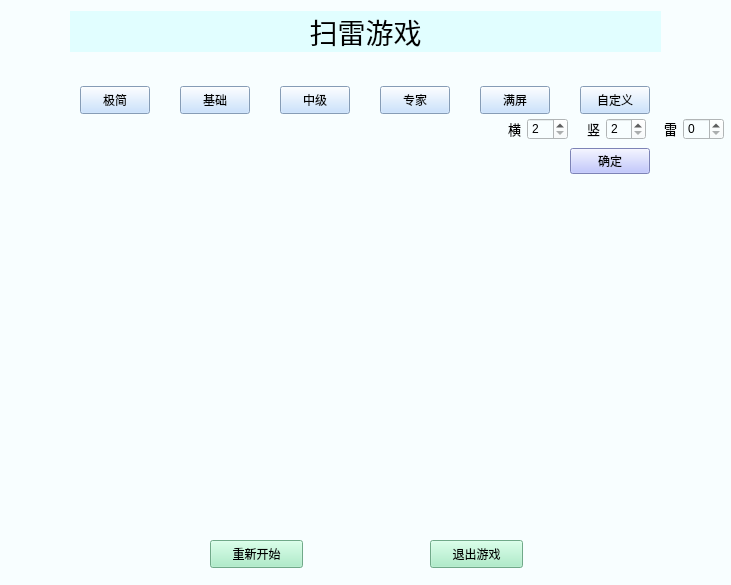
<?xml version="1.0" encoding="UTF-8"?>
<ui version="4.0">
 <class>GameWindow</class>
 <widget class="QWidget" name="GameWindow">
  <property name="geometry">
   <rect>
    <x>0</x>
    <y>0</y>
    <width>731</width>
    <height>585</height>
   </rect>
  </property>
  <property name="windowTitle">
   <string>Form</string>
  </property>
  <property name="styleSheet">
   <string notr="true">QWidget{
	background-color: rgb(248, 254, 255);}</string>
  </property>
  <widget class="QPushButton" name="pushButton">
   <property name="geometry">
    <rect>
     <x>180</x>
     <y>86</y>
     <width>70</width>
     <height>28</height>
    </rect>
   </property>
   <property name="styleSheet">
    <string notr="true">QPushButton{ 
	background-color: rgb(187, 218, 255);}

QPushButton:hover{
	background-color: rgb(213, 234, 255);}</string>
   </property>
   <property name="text">
    <string>基础</string>
   </property>
  </widget>
  <widget class="QPushButton" name="pushButton_2">
   <property name="geometry">
    <rect>
     <x>280</x>
     <y>86</y>
     <width>70</width>
     <height>28</height>
    </rect>
   </property>
   <property name="styleSheet">
    <string notr="true">QPushButton{ 
	background-color: rgb(187, 218, 255);}

QPushButton:hover{
	background-color: rgb(213, 234, 255);}</string>
   </property>
   <property name="text">
    <string>中级</string>
   </property>
  </widget>
  <widget class="QPushButton" name="pushButton_3">
   <property name="geometry">
    <rect>
     <x>380</x>
     <y>86</y>
     <width>70</width>
     <height>28</height>
    </rect>
   </property>
   <property name="styleSheet">
    <string notr="true">QPushButton{ 
	background-color: rgb(187, 218, 255);}

QPushButton:hover{
	background-color: rgb(213, 234, 255);}</string>
   </property>
   <property name="text">
    <string>专家</string>
   </property>
  </widget>
  <widget class="QPushButton" name="pushButton_4">
   <property name="geometry">
    <rect>
     <x>480</x>
     <y>86</y>
     <width>70</width>
     <height>28</height>
    </rect>
   </property>
   <property name="styleSheet">
    <string notr="true">QPushButton{ 
	background-color: rgb(187, 218, 255);}

QPushButton:hover{
	background-color: rgb(213, 234, 255);}</string>
   </property>
   <property name="text">
    <string>满屏</string>
   </property>
  </widget>
  <widget class="QPushButton" name="pushButton_5">
   <property name="geometry">
    <rect>
     <x>580</x>
     <y>86</y>
     <width>70</width>
     <height>28</height>
    </rect>
   </property>
   <property name="styleSheet">
    <string notr="true">QPushButton{ 
	background-color: rgb(187, 218, 255);
}

QPushButton:hover{
	background-color: rgb(213, 234, 255);}</string>
   </property>
   <property name="text">
    <string>自定义</string>
   </property>
  </widget>
  <widget class="QLabel" name="label">
   <property name="geometry">
    <rect>
     <x>70</x>
     <y>11</y>
     <width>591</width>
     <height>41</height>
    </rect>
   </property>
   <property name="font">
    <font>
     <pointsize>21</pointsize>
    </font>
   </property>
   <property name="styleSheet">
    <string notr="true">QLabel{ 
	background-color: rgb(225, 254, 255);}</string>
   </property>
   <property name="text">
    <string>扫雷游戏</string>
   </property>
   <property name="alignment">
    <set>Qt::AlignCenter</set>
   </property>
  </widget>
  <widget class="QPushButton" name="pushButton_restart">
   <property name="geometry">
    <rect>
     <x>210</x>
     <y>540</y>
     <width>93</width>
     <height>28</height>
    </rect>
   </property>
   <property name="styleSheet">
    <string notr="true">QPushButton{ 
	background-color: rgb(157, 236, 192);
	;}


QPushButton:hover{
	background-color: rgb(202, 255, 227);}
</string>
   </property>
   <property name="text">
    <string>重新开始</string>
   </property>
  </widget>
  <widget class="QPushButton" name="pushButton_quit">
   <property name="geometry">
    <rect>
     <x>430</x>
     <y>540</y>
     <width>93</width>
     <height>28</height>
    </rect>
   </property>
   <property name="styleSheet">
    <string notr="true">QPushButton{ 
	background-color: rgb(157, 236, 192);
	;}


QPushButton:hover{
	background-color: rgb(202, 255, 227);}
</string>
   </property>
   <property name="text">
    <string>退出游戏</string>
   </property>
  </widget>
  <widget class="QLabel" name="label_face">
   <property name="geometry">
    <rect>
     <x>345</x>
     <y>130</y>
     <width>41</width>
     <height>41</height>
    </rect>
   </property>
   <property name="styleSheet">
    <string notr="true">border-image: url(:/icons/icons/smile.png);</string>
   </property>
   <property name="text">
    <string/>
   </property>
  </widget>
  <widget class="QLabel" name="label_result">
   <property name="geometry">
    <rect>
     <x>70</x>
     <y>59</y>
     <width>591</width>
     <height>20</height>
    </rect>
   </property>
   <property name="font">
    <font>
     <pointsize>12</pointsize>
    </font>
   </property>
   <property name="styleSheet">
    <string notr="true"/>
   </property>
   <property name="text">
    <string/>
   </property>
   <property name="alignment">
    <set>Qt::AlignCenter</set>
   </property>
  </widget>
  <widget class="QPushButton" name="pushButton_6">
   <property name="geometry">
    <rect>
     <x>80</x>
     <y>86</y>
     <width>70</width>
     <height>28</height>
    </rect>
   </property>
   <property name="styleSheet">
    <string notr="true">QPushButton{ 
	background-color: rgb(187, 218, 255);}

QPushButton:hover{
	background-color: rgb(213, 234, 255);}</string>
   </property>
   <property name="text">
    <string>极简</string>
   </property>
  </widget>
  <widget class="QLabel" name="label_5">
   <property name="geometry">
    <rect>
     <x>389</x>
     <y>120</y>
     <width>101</width>
     <height>61</height>
    </rect>
   </property>
   <property name="font">
    <font>
     <pointsize>10</pointsize>
    </font>
   </property>
   <property name="text">
    <string/>
   </property>
   <property name="alignment">
    <set>Qt::AlignRight|Qt::AlignTop|Qt::AlignTrailing</set>
   </property>
   <property name="wordWrap">
    <bool>true</bool>
   </property>
  </widget>
  <widget class="QWidget" name="layoutWidget">
   <property name="geometry">
    <rect>
     <x>496</x>
     <y>116</y>
     <width>228</width>
     <height>62</height>
    </rect>
   </property>
   <layout class="QVBoxLayout" name="verticalLayout">
    <item>
     <layout class="QHBoxLayout" name="horizontalLayout_5">
      <item>
       <layout class="QHBoxLayout" name="horizontalLayout">
        <item>
         <widget class="QLabel" name="label_2">
          <property name="font">
           <font>
            <pointsize>10</pointsize>
           </font>
          </property>
          <property name="styleSheet">
           <string notr="true">background-color: transparent;</string>
          </property>
          <property name="text">
           <string>横</string>
          </property>
          <property name="alignment">
           <set>Qt::AlignRight|Qt::AlignTrailing|Qt::AlignVCenter</set>
          </property>
         </widget>
        </item>
        <item>
         <widget class="QSpinBox" name="spinBox">
          <property name="minimum">
           <number>2</number>
          </property>
          <property name="maximum">
           <number>22</number>
          </property>
         </widget>
        </item>
       </layout>
      </item>
      <item>
       <layout class="QHBoxLayout" name="horizontalLayout_2">
        <item>
         <widget class="QLabel" name="label_3">
          <property name="font">
           <font>
            <pointsize>10</pointsize>
           </font>
          </property>
          <property name="styleSheet">
           <string notr="true">background-color: transparent;</string>
          </property>
          <property name="text">
           <string>竖</string>
          </property>
          <property name="alignment">
           <set>Qt::AlignRight|Qt::AlignTrailing|Qt::AlignVCenter</set>
          </property>
         </widget>
        </item>
        <item>
         <widget class="QSpinBox" name="spinBox_2">
          <property name="minimum">
           <number>2</number>
          </property>
          <property name="maximum">
           <number>11</number>
          </property>
         </widget>
        </item>
       </layout>
      </item>
      <item>
       <layout class="QHBoxLayout" name="horizontalLayout_3">
        <item>
         <widget class="QLabel" name="label_4">
          <property name="font">
           <font>
            <pointsize>10</pointsize>
           </font>
          </property>
          <property name="styleSheet">
           <string notr="true">background-color: transparent;</string>
          </property>
          <property name="text">
           <string>雷</string>
          </property>
          <property name="alignment">
           <set>Qt::AlignRight|Qt::AlignTrailing|Qt::AlignVCenter</set>
          </property>
         </widget>
        </item>
        <item>
         <widget class="QSpinBox" name="spinBox_3"/>
        </item>
       </layout>
      </item>
     </layout>
    </item>
    <item>
     <layout class="QHBoxLayout" name="horizontalLayout_4">
      <item>
       <spacer name="horizontalSpacer">
        <property name="orientation">
         <enum>Qt::Horizontal</enum>
        </property>
        <property name="sizeHint" stdset="0">
         <size>
          <width>40</width>
          <height>20</height>
         </size>
        </property>
       </spacer>
      </item>
      <item>
       <widget class="QPushButton" name="pushButton_7">
        <property name="styleSheet">
         <string notr="true">background-color: rgb(175, 183, 255);</string>
        </property>
        <property name="text">
         <string>确定</string>
        </property>
       </widget>
      </item>
      <item>
       <spacer name="horizontalSpacer_2">
        <property name="orientation">
         <enum>Qt::Horizontal</enum>
        </property>
        <property name="sizeHint" stdset="0">
         <size>
          <width>40</width>
          <height>20</height>
         </size>
        </property>
       </spacer>
      </item>
     </layout>
    </item>
   </layout>
  </widget>
 </widget>
 <resources/>
 <connections/>
</ui>
